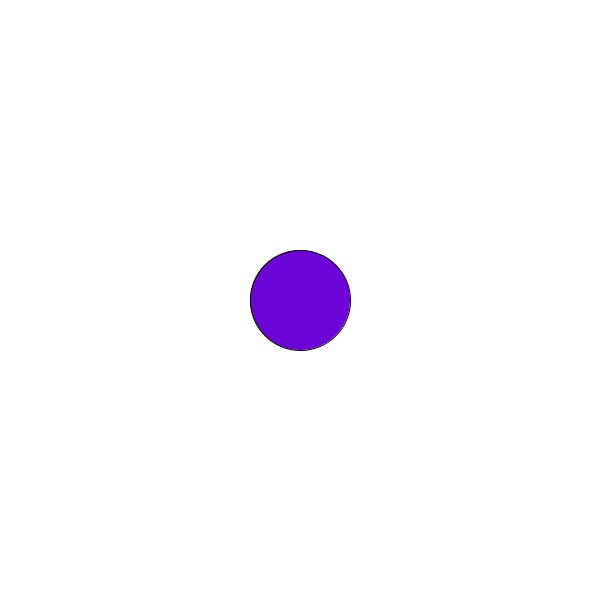
Frame 1 (no input)
Frame 60 (the mouse pressed at the canvas centre just before this capture): identical to frame 1, image omitted
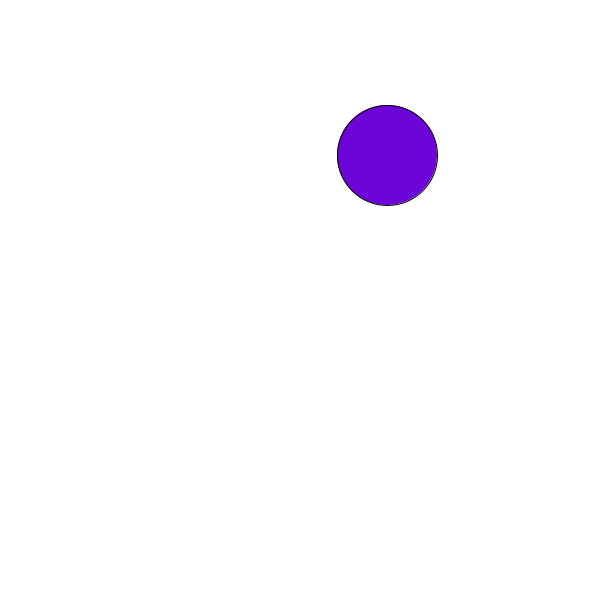
Frame 120 (the mouse held since frame 60 and released just before this capture)

The Processing sketch that drew these frames (run headless with seeded random() and noise(); from frame 60 on, the mouse is pressed at the canvas centre):

// Processing sketch: slippery_dot
// ── slippery_dot.pde
 // 1. Create three integer variables to represent the x, y, and the size of the ellipse
       int x=300;
       int y=300;
       int z=100;
    void setup() {
      // 2. Set the size of your sketch
    size(600,600);
    }
    
    void draw() {
      // 3. Set the background color of your sketch
      background(#FFFFFF);
      fill(#6D04D8);
      // 4. Draw an ellipse. Make sure it fits in the window.
      ellipse(x,y,z,z);
      // Use the variables created at the top of the sketch,
      // for the location and size of your ellipse
      
    
    }
    
    void mousePressed() {
      //5. Create an integer variable called distance
      int distance=getDistance(mouseX, mouseY, x, y);
      //6. Set the value of the distance variable to the value returned by the getDistance method
      //   Pass the mouse's x and y (mouseX and mouseY) and the x and y of your ellipse to the method.
        
          
      //7.  Use an if statement to check if the distance variable is < the radius of the ellipse
      //    If it is, set a new x and y for the ellipse, using a random location on the window
      //    Hint: Use the Processing random() function
       
      if(distance<Z) {
        x = (int)random(width);
        y=(int)random(height);
      }
    }
    
    int getDistance(int x1, int y1, int x2, int y2) {
      return (int)Math.sqrt(Math.pow((x1-x2),2) + Math.pow((y1-y2),2));
    }
